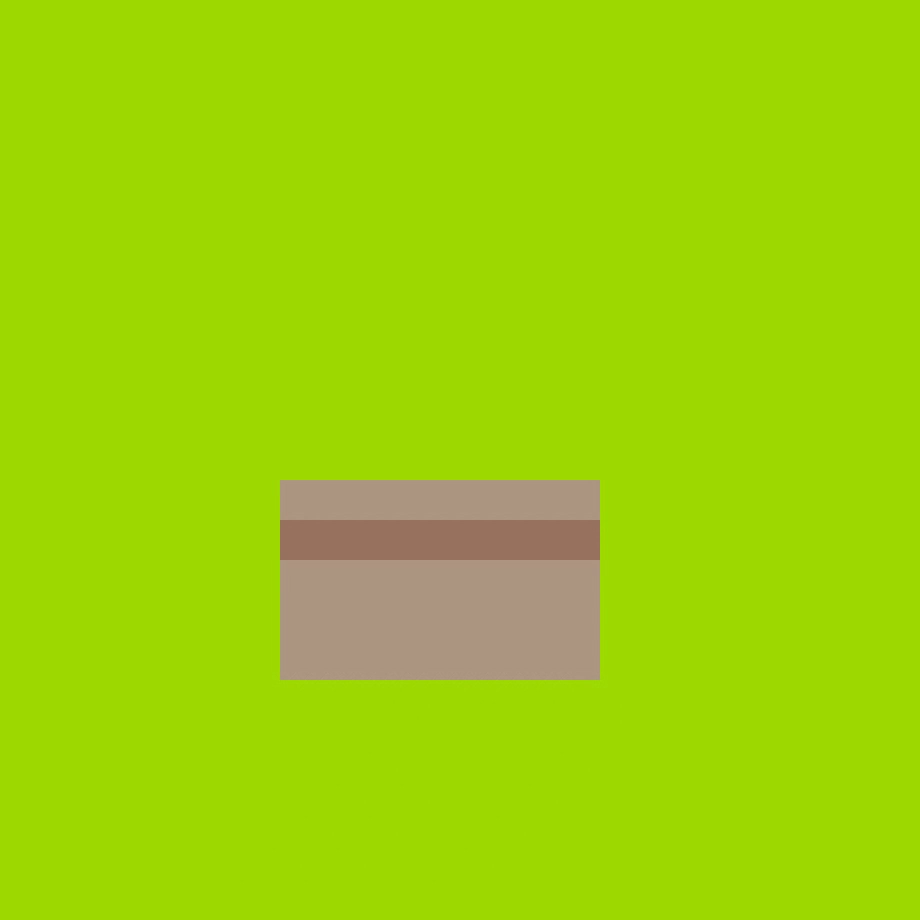
#> input picture VpetPNG/assets/props/box.jpg, 1840 x 1840 px, given as the content of the folder C:/Users/36255/Desktop/VpetAOBA/VpetPNG/1.0/assets/sprites, which was not available (shown at 1/2 size)
$ python sync_mobile_sprites.py
#> lines starting #> are read from the running program, lines starting #| are printed output that depends on the picture; after the words box and inside, x2 and y2 are one past the last pixel; in counts of white or black regions, pixels touching at a corner belong together; pictures that were not available may be replaced by others from this repository, and a replacement may not be noted
#!/usr/bin/env python3
"""桌面立绘 → 手机 assets：先缩到 MAX 再抠绿（快）。"""
from __future__ import annotations

from collections import deque
from pathlib import Path

import numpy as np
from PIL import Image

ROOT = Path(r"C:\Users\36255\Desktop\VpetAOBA\VpetPNG\1.0")
SRC_SPRITES = ROOT / "assets" / "sprites"
SRC_MINI = ROOT / "assets" / "minipet"
SRC_PROPS = ROOT / "assets" / "props"
OUT_SPRITES = Path(r"C:\Users\36255\Desktop\VpetAOBA\VpetMobile\app\src\main\assets\sprites")
OUT_MINI = Path(r"C:\Users\36255\Desktop\VpetAOBA\VpetMobile\app\src\main\assets\minipet")
MAX_SIDE = 512
MINI_CANVAS = 512


def green_mask(arr: np.ndarray) -> np.ndarray:
    r = arr[..., 0].astype(np.int16)
    g = arr[..., 1].astype(np.int16)
    b = arr[..., 2].astype(np.int16)
    a = arr[..., 3]
    return (a > 8) & (
        ((g > 200) & (r < 90) & (b < 90)) | ((g > 100) & (g >= r + 15) & (g >= b + 25))
    )


def magenta_mask(arr: np.ndarray) -> np.ndarray:
    r, g, b, a = arr[..., 0], arr[..., 1], arr[..., 2], arr[..., 3]
    return (a > 8) & (r > 200) & (b > 200) & (g < 80)


def flood_key(img: Image.Image, mask_fn) -> Image.Image:
    arr = np.asarray(img.convert("RGBA"), dtype=np.uint8).copy()
    h, w = arr.shape[:2]
    key = mask_fn(arr)
    vis = np.zeros((h, w), dtype=np.uint8)
    q: deque[tuple[int, int]] = deque()
    for x in range(w):
        q.append((x, 0))
        q.append((x, h - 1))
    for y in range(h):
        q.append((0, y))
        q.append((w - 1, y))
    while q:
        x, y = q.popleft()
        if x < 0 or y < 0 or x >= w or y >= h or vis[y, x]:
            continue
        if not key[y, x]:
            continue
        vis[y, x] = 1
        arr[y, x, 3] = 0
        q.append((x + 1, y))
        q.append((x - 1, y))
        q.append((x, y + 1))
        q.append((x, y - 1))
    return Image.fromarray(arr, "RGBA")


def down_to_max(img: Image.Image, max_side: int) -> Image.Image:
    w, h = img.size
    scale = min(max_side / max(w, 1), max_side / max(h, 1), 1.0)
    if scale >= 1.0:
        return img.convert("RGBA") if img.mode != "RGBA" else img
    return img.convert("RGBA").resize(
        (max(1, int(w * scale)), max(1, int(h * scale))), Image.Resampling.BILINEAR
    )


def export_cropped(src: Path, dst: Path, *, magenta: bool = False) -> None:
    small = down_to_max(Image.open(src), MAX_SIDE)
    keyed = flood_key(small, magenta_mask if magenta else green_mask)
    bbox = keyed.getbbox()
    if bbox:
        keyed = keyed.crop(bbox)
    dst.parent.mkdir(parents=True, exist_ok=True)
    keyed.save(dst, "PNG")


def export_minipet_canvas(src: Path, dst: Path) -> None:
    small = down_to_max(Image.open(src), MINI_CANVAS)
    keyed = flood_key(small, green_mask)
    bbox = keyed.getbbox()
    if bbox:
        keyed = keyed.crop(bbox)
    w, h = keyed.size
    out = Image.new("RGBA", (MINI_CANVAS, MINI_CANVAS), (0, 0, 0, 0))
    # 不放大：若内容小于画布则原样底对齐
    if w > MINI_CANVAS or h > MINI_CANVAS:
        scale = min(MINI_CANVAS / w, MINI_CANVAS / h)
        keyed = keyed.resize((max(1, int(w * scale)), max(1, int(h * scale))), Image.Resampling.LANCZOS)
        w, h = keyed.size
    out.alpha_composite(keyed, ((MINI_CANVAS - w) // 2, MINI_CANVAS - h))
    dst.parent.mkdir(parents=True, exist_ok=True)
    out.save(dst, "PNG")


def main() -> int:
    OUT_SPRITES.mkdir(parents=True, exist_ok=True)
    OUT_MINI.mkdir(parents=True, exist_ok=True)
    n = 0
    for src in sorted(SRC_SPRITES.iterdir()):
        if not src.is_file() or src.suffix.lower() not in {".jpg", ".jpeg", ".png"}:
            continue
        stem = src.stem.lower()
        if stem.startswith("border") or stem.startswith("app_icon"):
            continue
        export_cropped(src, OUT_SPRITES / f"{src.stem}.png")
#> in down_to_max, `w, h = img.size`: w = 1840
#> in down_to_max, `scale = min(max_side / max(w, 1), max_side / max(h, 1), 1.0)`: scale = 0.278
#> in green_mask, `r = arr[..., 0].astype(np.int16)`:
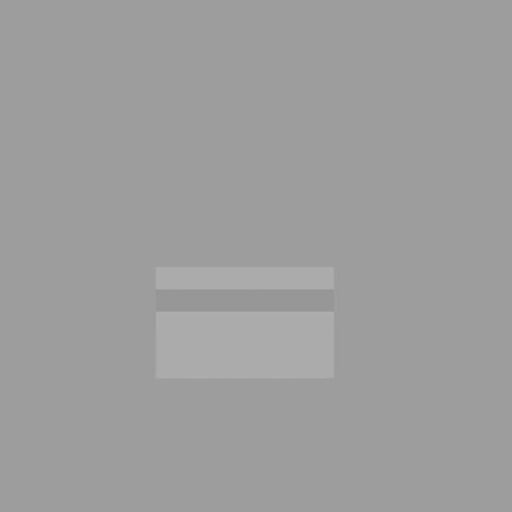
#> r: shape (512, 512) int16; min 149, max 174, mean 157.8
#> in green_mask, `g = arr[..., 1].astype(np.int16)`:
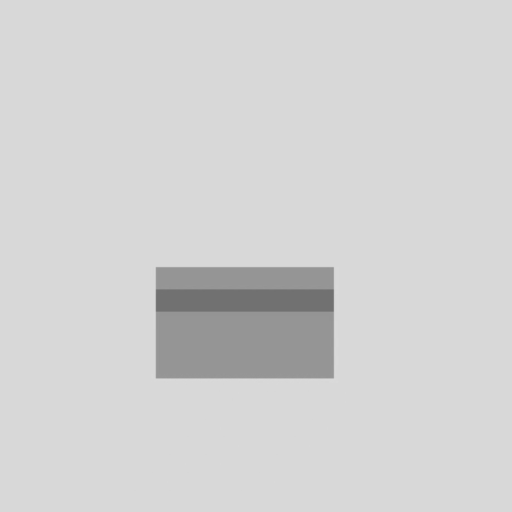
#> g: shape (512, 512) int16; min 112, max 218, mean 210.4
#> in green_mask, `b = arr[..., 2].astype(np.int16)`:
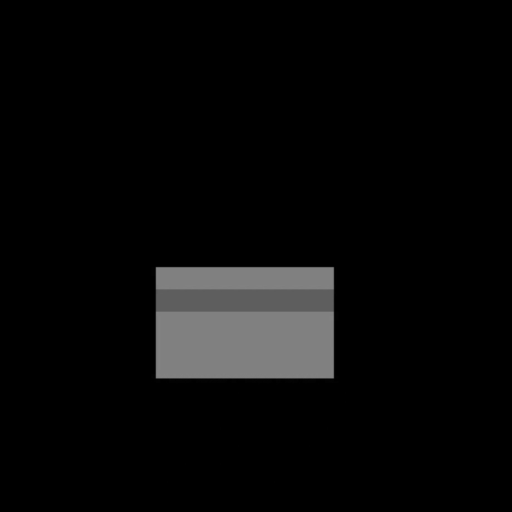
#> b: shape (512, 512) int16; min 0, max 131, mean 9.2
#> in green_mask, `a = arr[..., 3]`: a: shape (512, 512); every value is 255
#> in green_mask, `return (a > 8) & ( ((g > 200) & (r < 90) & (b < 90)) | ((g > 100) & (g..`:
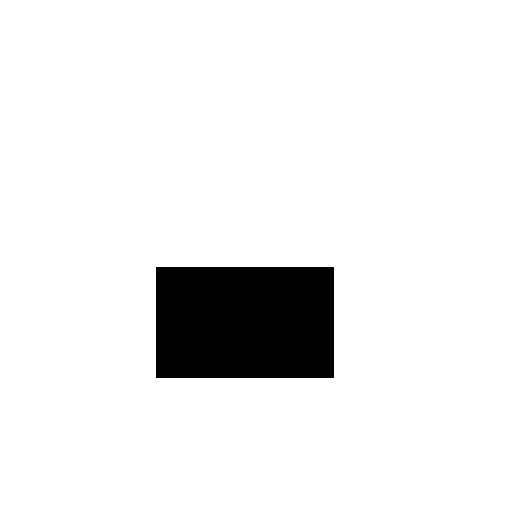
#> returned value: shape (512, 512) bool; 92.5% white; 1 black region, box (x1, y1, x2, y2) and area: (156, 267, 334, 378) 19758
#> after the loop in flood_key, `while q:`:
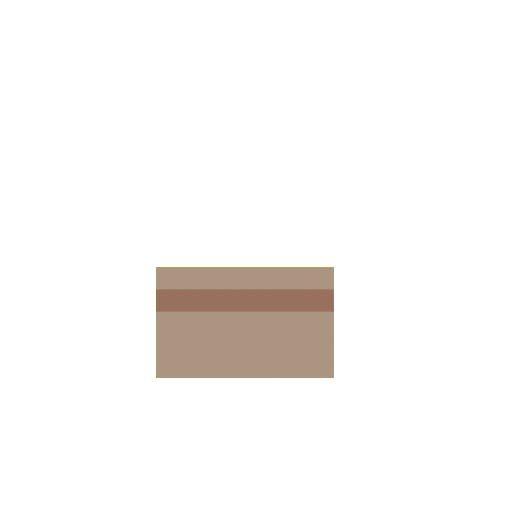
#> arr: shape (512, 512, 4); mean R, G, B, A 157.8, 210.4, 9.2, 19.2; transparent parts drawn white
#> in export_cropped, `bbox = keyed.getbbox()`: bbox = (156, 267, 334, 378)
#> in export_cropped, `keyed = keyed.crop(bbox)`:
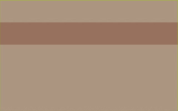
#> keyed: PIL image 178x111 RGBA; mean R, G, B, A 167.1, 142, 120.8, 255
        n += 1
        if n % 15 == 0:
            print(f"... {n}")
    for stem in ("box", "flag"):
        for ext in (".jpg", ".png"):
            src = SRC_PROPS / f"{stem}{ext}"
            if src.is_file():
                export_cropped(src, OUT_SPRITES / f"{stem}.png", magenta=True)
#> in magenta_mask, `return (a > 8) & (r > 200) & (b > 200) & (g < 80)`: returned value: shape (512, 512) bool; every value is 0
                print("prop", stem)
                break
#> pass 2 of the loop in main, `for stem in ("box", "flag"):`:
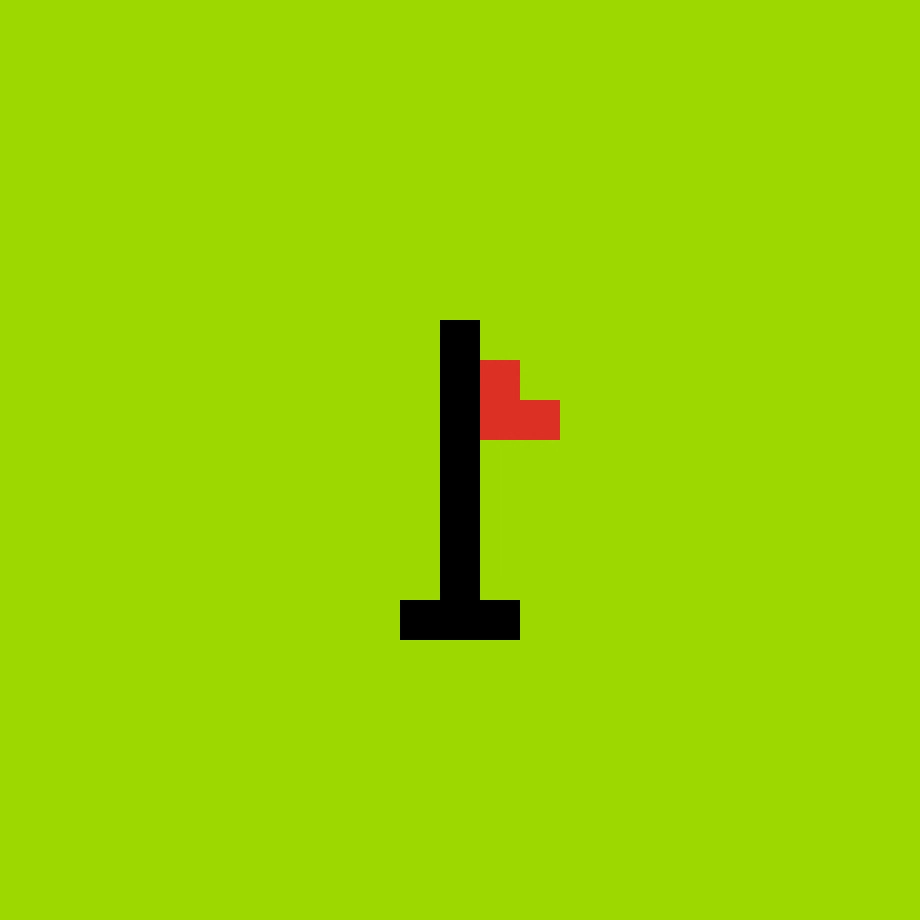
#> input picture VpetPNG/assets/props/flag.jpg, 1840 x 1840 px, found by its file name (shown at 1/2 size)
#> in magenta_mask (call 2), `r, g, b, a = arr[..., 0], arr[..., 1], arr[..., 2], arr[..., 3]`:
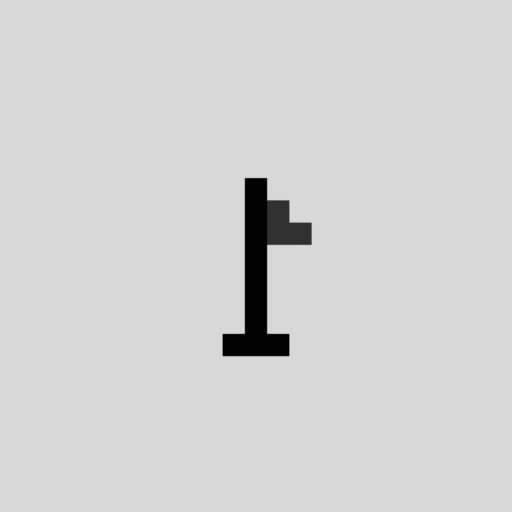
#> g: shape (512, 512); min 0, max 217, mean 211
#> in magenta_mask (call 2), `r, g, b, a = arr[..., 0], arr[..., 1], arr[..., 2], arr[..., 3]`:
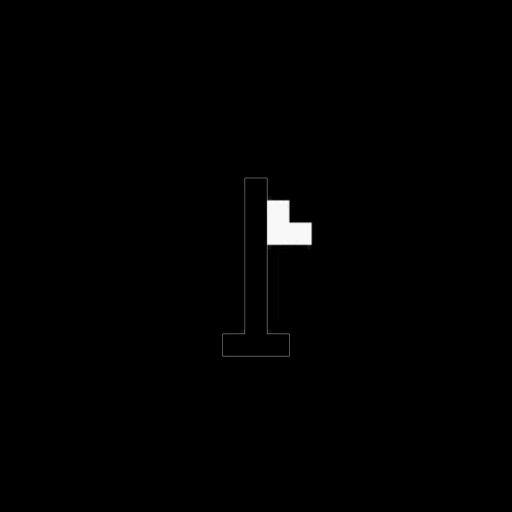
#> b: shape (512, 512); min 0, max 37, mean 0.2; drawn with min black and max white
    m = 0
    for src in sorted(SRC_MINI.iterdir()):
        if not src.is_file() or src.suffix.lower() not in {".jpg", ".jpeg", ".png"}:
            continue
        export_minipet_canvas(src, OUT_MINI / f"{src.stem}.png")
#> in export_minipet_canvas, `out = Image.new("RGBA", (MINI_CANVAS, MINI_CANVAS), (0, 0, 0, 0))`: out: PIL image 512x512 RGBA; every value is 0
#> in export_minipet_canvas, `out.alpha_composite(keyed, ((MINI_CANVAS - w) // 2, MINI_CANVAS - h))`:
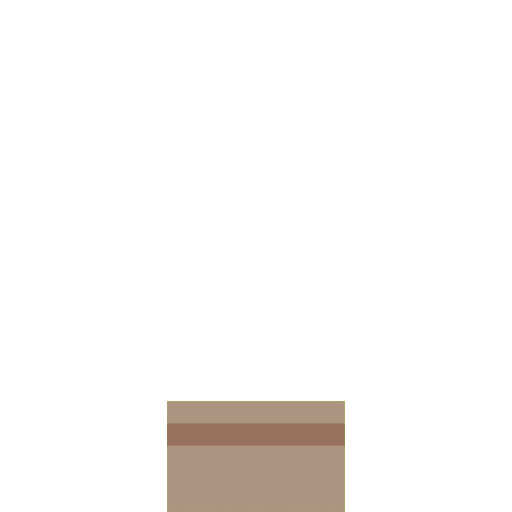
#> out: PIL image 512x512 RGBA; mean R, G, B, A 12.6, 10.7, 9.1, 19.2; transparent parts drawn white
        m += 1
        print("mini", src.stem)
    print(f"done sprites={n} minipet={m}")
    return 0


if __name__ == "__main__":
    raise SystemExit(main())
#> (the program exits here)
